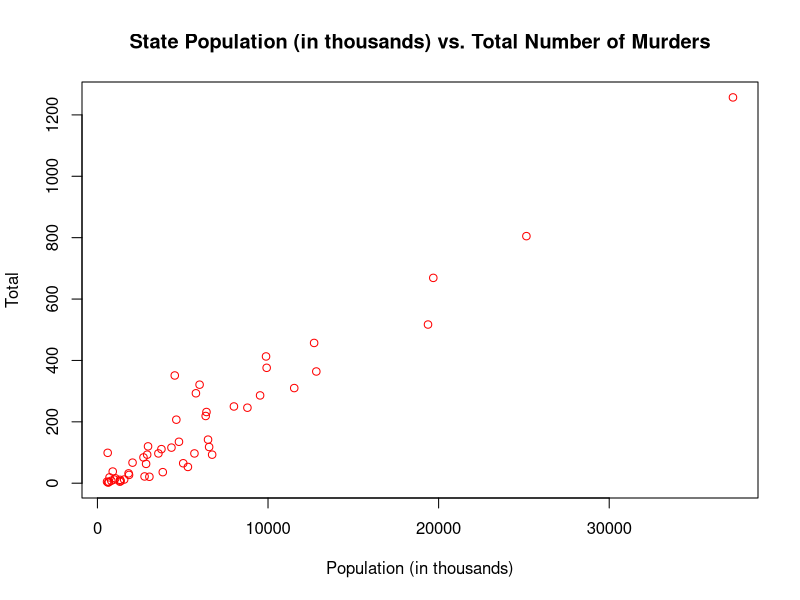
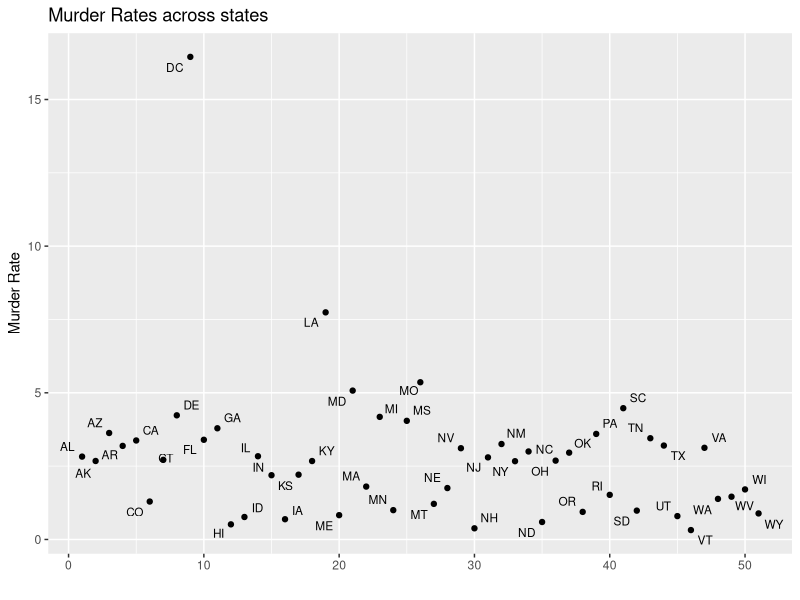
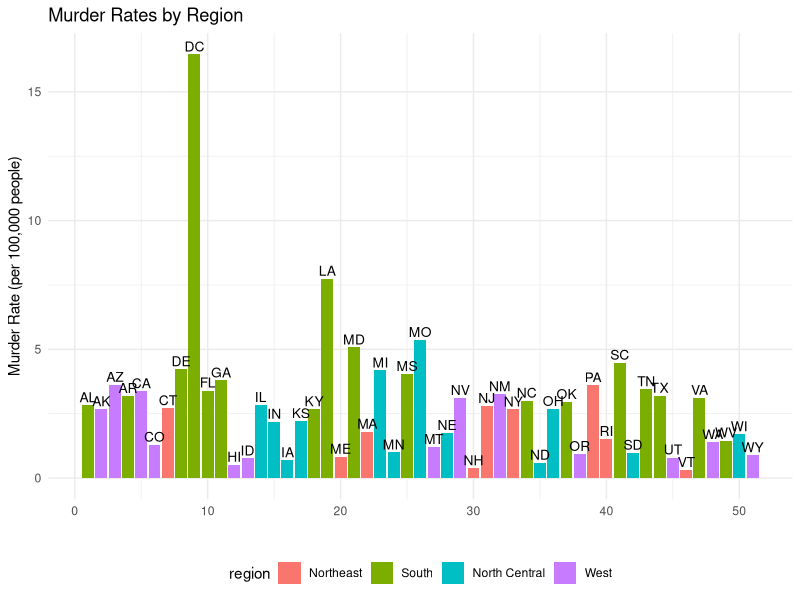
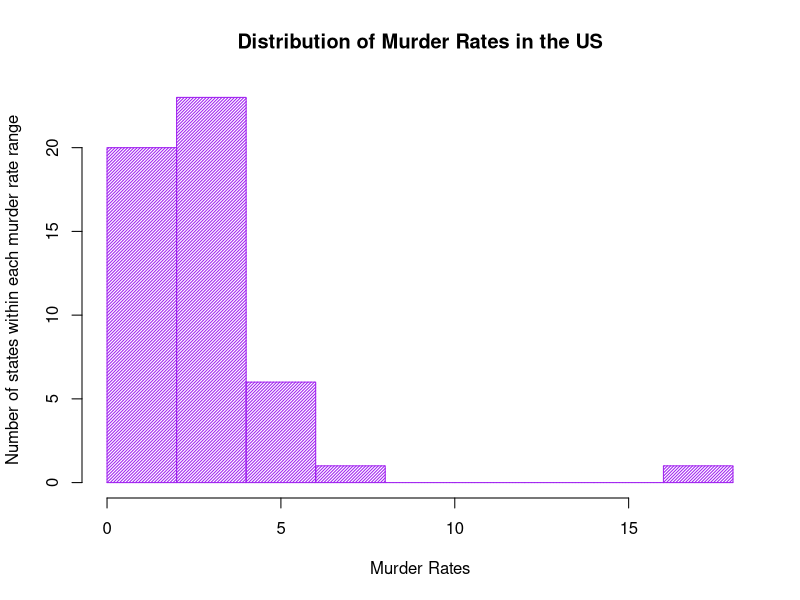
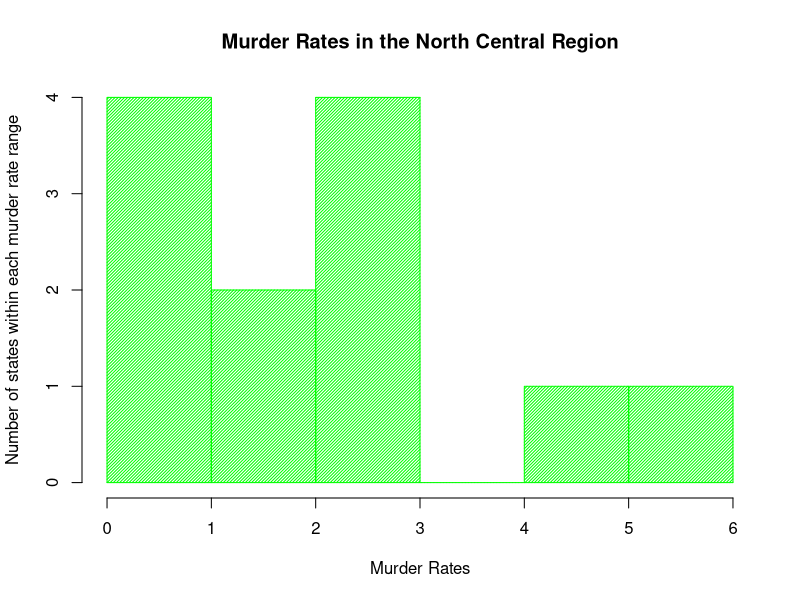
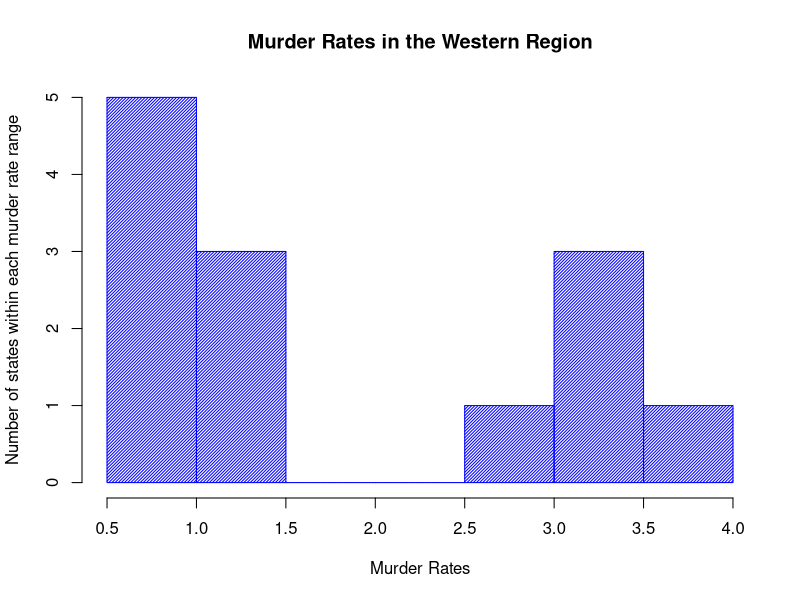
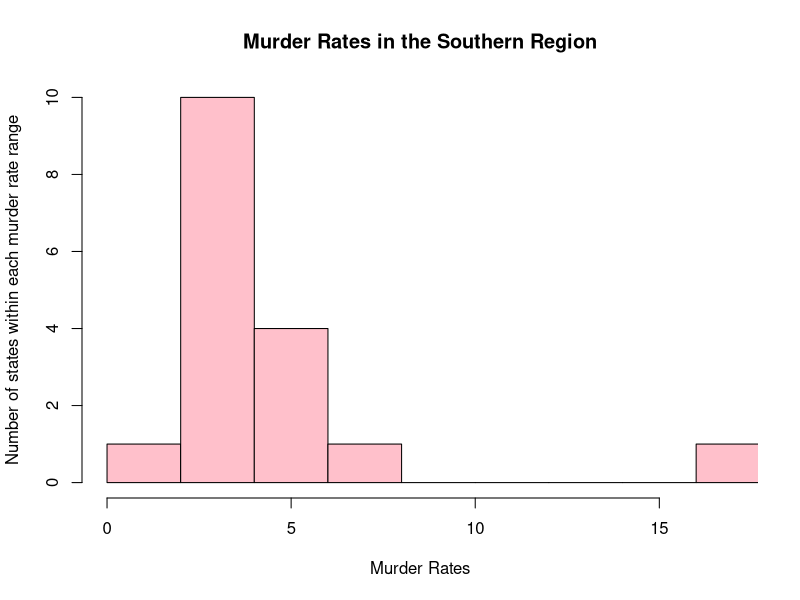
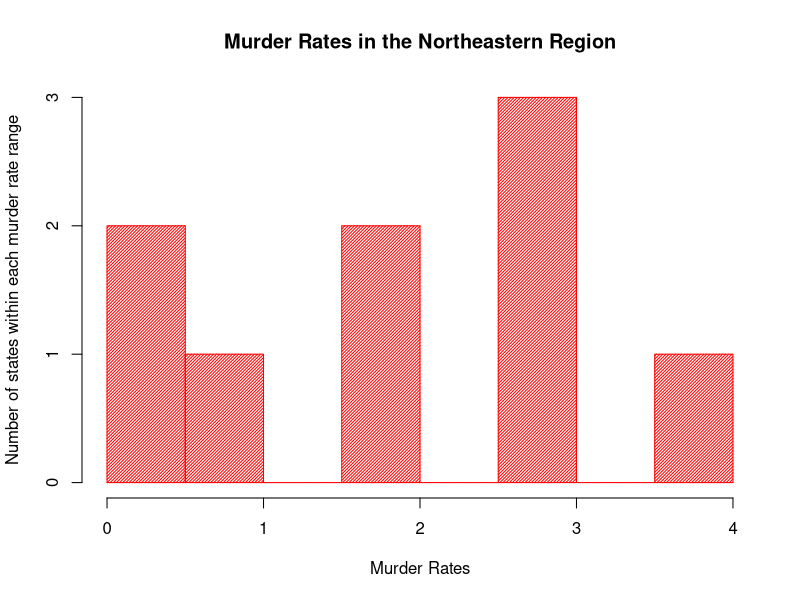

Generate these figures, in order, with R:
## ---- chunk 1
library(dslabs)
data(murders)
## ---- chunk 2
murders$popscaled<- murders$population/1000

plot(murders$popscaled, murders$total, xlab='Population (in thousands)', ylab='Total', main='State Population (in thousands) vs. Total Number of Murders', col="red")
## ---- chunk 3
sort(murders$total)
order(murders$total)

ind<-order(murders$total)
murders$abb[ind]
## ---- chunk 4
i_max<-which.max(murders$total)
murders$state[i_max]

## ---- chunk 5
i_min<-which.min(murders$total)
murders$state[i_min]
## ---- chunk 6
library(dplyr)
murders <- mutate(murders, murder_rate = total / population * 100000)
## ---- chunk 7
library(ggplot2)
library(ggrepel)
ggplot(murders,
aes(y = murder_rate, x=seq_along(murder_rate))) +
geom_point() + geom_text_repel(aes(label=abb), size = 3)+
labs(title="Murder Rates across states", 
         x="", y = "Murder Rate")
## ---- chunk 8
filter(murders, murder_rate <= 0.71)
filter(murders, murder_rate >=5)
## ---- chunk 9
i_max<-which.max(murders$murder_rate)
murders$state[i_max]
## ---- chunk 10
ggplot(murders,
aes(x=seq_along(murder_rate), y=murder_rate, fill=region))+
geom_bar(stat="identity")+ theme_minimal()+
  geom_text(aes(label=abb), vjust=-0.3, size=3.5)+
  theme(legend.position="bottom")+
labs(title="Murder Rates by Region", 
     y = "Murder Rate (per 100,000 people)",x="")
## ---- chunk 11
murders %>% select(state, region, murder_rate) %>% filter(region=="West") %>% arrange(murder_rate)
murders %>% select(state, region, murder_rate) %>% filter(region=="South") %>% arrange(murder_rate)
murders %>% select(state, region, murder_rate) %>% filter(region=="Northeast") %>% arrange(murder_rate)
murders %>% select(state, region, murder_rate) %>% filter(region=="North Central") %>% arrange(murder_rate)

## ---- chunk 12
us_murder_rate <- murders %>% 
  summarize( murder_rate= sum(total) / sum(population) * 100000) %>%
  .$murder_rate

us_murder_rate
## ---- chunk 13
murders %>% 
  group_by(region) %>%
  summarize(avg_murder_rate= mean(sum(total) / sum(population) * 100000))
## ---- chunk 14
murders %>% 
  group_by(region) %>%
  summarize(avg_of_murder_rates= mean(murder_rate), variance=var(murder_rate))
## ---- chunk 15
var(murders$murder_rate)
## ---- chunk 16
NC <-murders$region=="North Central"
W <-murders$region=="West"
S <-murders$region=="South"
NE <-murders$region=="Northeast"


hist(murders$murder_rate, col= "purple", density = 45, main = "Distribution of Murder Rates in the US", xlab = "Murder Rates", ylab="Number of states within each murder rate range")
hist(murders$murder_rate[NC], col= "green", density = 45, main = "Murder Rates in the North Central Region", xlab = "Murder Rates", ylab="Number of states within each murder rate range")
hist(murders$murder_rate[W], col= "blue", density = 45, main = "Murder Rates in the Western Region", xlab = "Murder Rates", ylab="Number of states within each murder rate range")
hist(murders$murder_rate[S], breaks=10, col= "pink", main = "Murder Rates in the Southern Region", xlim=c(0,17), xlab = "Murder Rates", ylab="Number of states within each murder rate range")
hist(murders$murder_rate[NE], col= "red", density = 45, main = "Murder Rates in the Northeastern Region", xlab = "Murder Rates", ylab="Number of states within each murder rate range")

## ---- chunk 17
boxplot(murders$murder_rate, main = "Distribution of all murder rates")
boxplot(murders$murder_rate[NC], main = "Distribution of North Central murder rates")
boxplot(murders$murder_rate[NE],main = "Distribution of Northeast murder rates")
boxplot(murders$murder_rate[S], main = "Distribution of South murder rates")
boxplot(murders$murder_rate[W], main = "Distribution of West murder rates")
